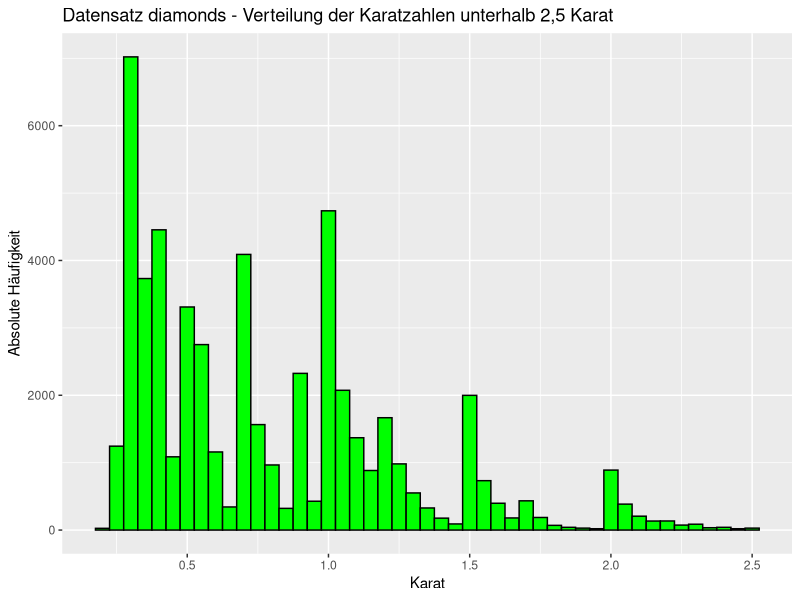

This chart was generated by the following R code:
## ---- chunk 1
knitr::opts_chunk$set(echo = FALSE)
library(ggplot2)
library(dplyr)

diamonds.cut <- 2.5
smaller <- diamonds %>%
  filter(carat <= diamonds.cut)
## ---- chunk 2
smaller
## ---- chunk 3
ggplot(smaller, aes(carat)) +
  geom_histogram(binwidth = 0.05, fill="green", color="black") +
  labs(
    title="Datensatz diamonds - Verteilung der Karatzahlen unterhalb 2,5 Karat",
    x = "Karat",
    y = "Absolute Häufigkeit"
  )
